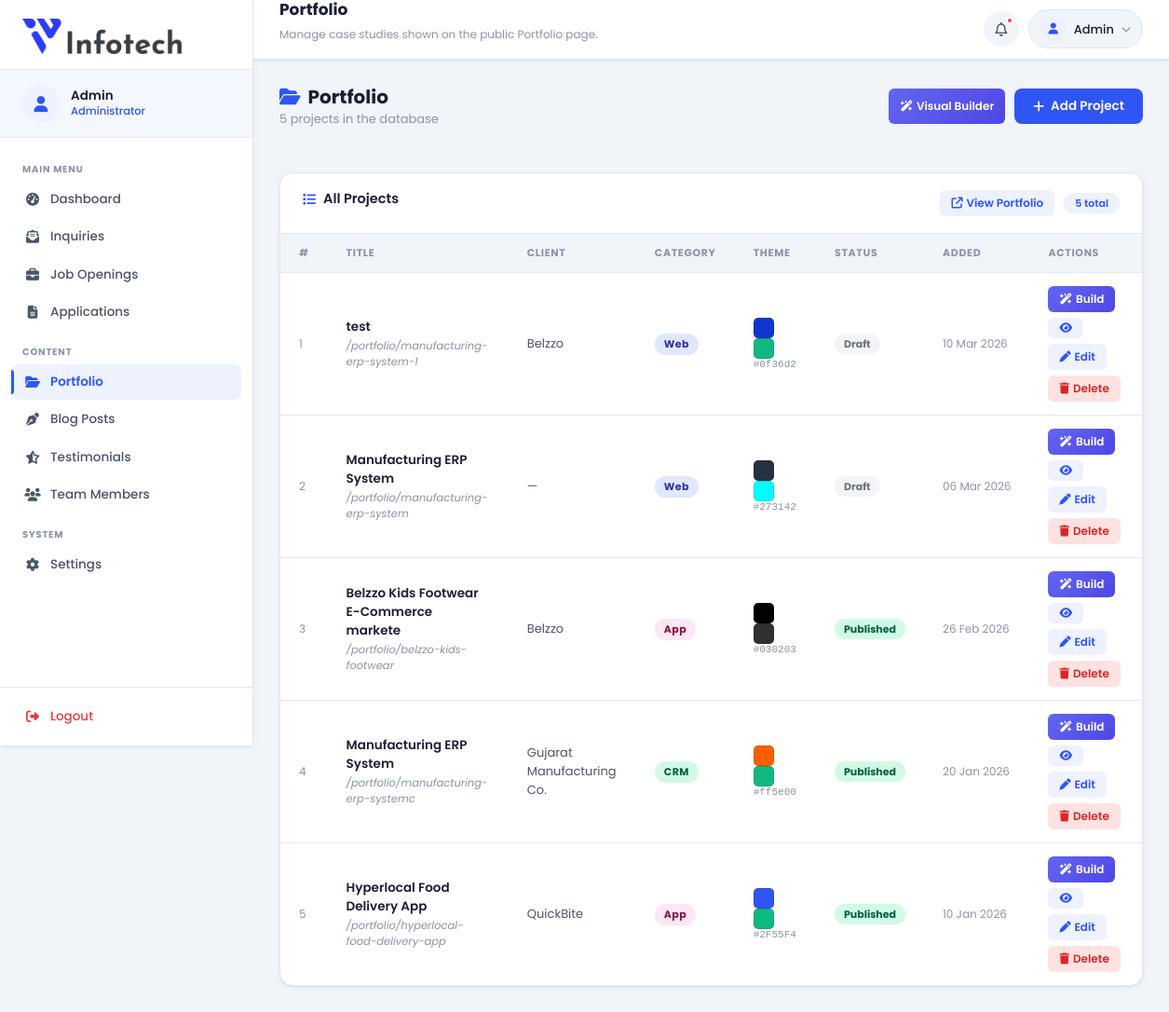
The app's page /admin/portfolio (signed in), older data.
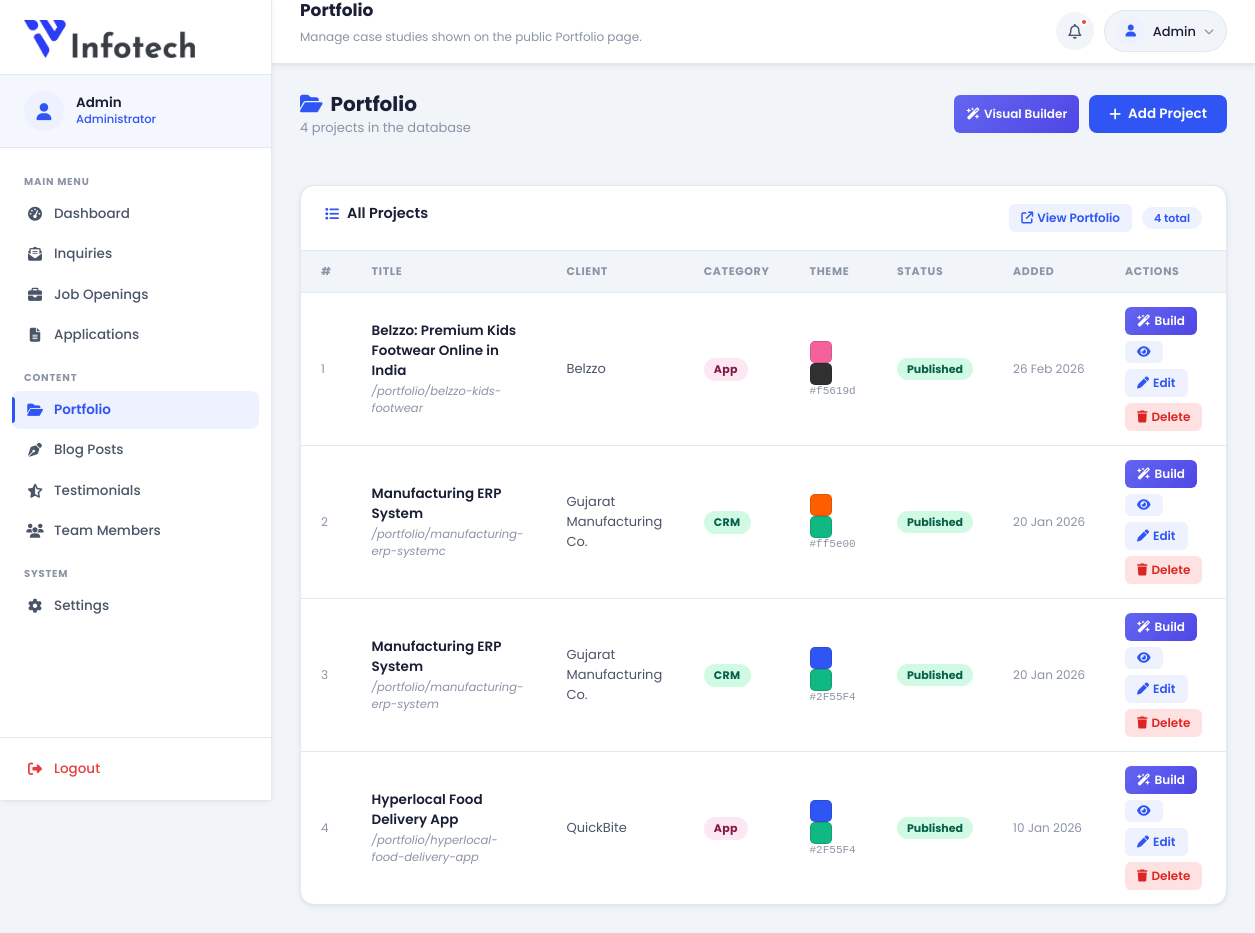
The same page, newer data.
### app.py (models this page shows, shortened)
class AdminUser(UserMixin, db.Model):
    __tablename__ = 'admin_users'
    id = db.Column(db.Integer, primary_key=True)
    username = db.Column(db.String(80), unique=True, nullable=False)
    password_hash = db.Column(db.String(256), nullable=False)

class Portfolio(db.Model):
    __tablename__ = 'portfolios'
    id              = db.Column(db.Integer, primary_key=True)
    title           = db.Column(db.String(255), nullable=False)
    slug            = db.Column(db.String(255), unique=True, nullable=False, index=True)
    category        = db.Column(db.String(60), nullable=False, default='Web')   # Web / CRM / App / AI
    client_name     = db.Column(db.String(120), nullable=True)
    theme_color     = db.Column(db.String(20), nullable=False, default='#2F55F4')  # kept for backward compat
    primary_color   = db.Column(db.String(20), nullable=False, server_default='#2F55F4')
    secondary_color = db.Column(db.String(20), nullable=False, server_default='#10B981')
    bg_color        = db.Column(db.String(20), nullable=False, server_default='#0f1117')
    is_published    = db.Column(db.Boolean, default=False, nullable=False)
    hero_outcome    = db.Column(db.String(255), nullable=True)   # "+40% discovery & -32% checkout drop-off"
    hero_description= db.Column(db.Text, nullable=True)
    hero_image_web  = db.Column(db.String(512), nullable=True)   # desktop mockup image URL
    hero_image_app  = db.Column(db.String(512), nullable=True)   # phone mockup image URL
    kpi_1_value     = db.Column(db.String(40), nullable=True)
    kpi_1_label     = db.Column(db.String(80), nullable=True)
    kpi_2_value     = db.Column(db.String(40), nullable=True)
    kpi_2_label     = db.Column(db.String(80), nullable=True)
    kpi_3_value     = db.Column(db.String(40), nullable=True)
    kpi_3_label     = db.Column(db.String(80), nullable=True)
    industry        = db.Column(db.String(120), nullable=True)
    market          = db.Column(db.String(120), nullable=True)
    goal            = db.Column(db.String(255), nullable=True)
    client_story_p1 = db.Column(db.Text, nullable=True)
    client_story_p2 = db.Column(db.Text, nullable=True)
    challenges      = db.Column(db.Text, nullable=True)  # JSON: [{tag,severity,title,desc,impact}]
    solution_steps  = db.Column(db.Text, nullable=True)  # JSON: [{tag,title,points:[]}]
    services        = db.Column(db.Text, nullable=True)  # JSON: [{num,icon_svg,title,desc,deliverables:[]}]
    results         = db.Column(db.Text, nullable=True)  # JSON: {cards:[{metric,label,insight}], rows:[{metric,before,after}]}
    features        = db.Column(db.Text, nullable=True)  # JSON: [{icon,title,desc,benefit}]
    testimonials    = db.Column(db.Text, nullable=True)  # JSON: [{quote,client_name,client_role,rating}]
    gallery         = db.Column(db.Text, nullable=True)  # JSON: [{type:"web"|"app",url,label,alt}]
    created_at      = db.Column(db.DateTime, default=datetime.utcnow)
    def get_categories(self):
        return [c.strip() for c in (self.category or 'Web').split(',') if c.strip()]

### app.py (the view)
@app.route('/admin/portfolio')
@login_required
def admin_portfolio():
    portfolios = Portfolio.query.order_by(Portfolio.created_at.desc()).all()
    return render_template('admin/portfolio.html', portfolios=portfolios)

### app.py (called while the page is built)
def get_site_settings():
    rows = SiteSettings.query.all()
    result = dict(_SETTINGS_DEFAULTS)
    for row in rows:
        result[row.key] = row.value or ''
    return result

@app.context_processor
def inject_site_settings():
    try:
        return {'site': get_site_settings()}
    except Exception:
        return {'site': dict(_SETTINGS_DEFAULTS)}

@login_manager.user_loader
def load_user(user_id):
    return db.session.get(AdminUser, int(user_id))

@app.context_processor
def inject_globals():
    return {'now': datetime.utcnow()}

### templates/admin/portfolio.html (shortened to what this page needs)
{% extends 'admin/base.html' %}
{% block topbar_title %}Portfolio{% endblock %}
{% block topbar_sub %}Manage case studies shown on the public Portfolio page.{% endblock %}
{% block content %}
    <div class="page-header-bar">
        <div>
            <h1><i class="fa-solid fa-folder-open" style="color:var(--primary-blue);margin-right:8px;"></i>Portfolio</h1>
            <p>{{ portfolios | length }} project{{ 's' if portfolios | length != 1 }} in the database</p>
        </div>
        <div style="display:flex;gap:10px;">
            <a href="{{ url_for('admin_portfolio_build') }}" class="btn-build">
                <i class="fa-solid fa-wand-magic-sparkles"></i> Visual Builder
            </a>
            <a href="{{ url_for('admin_portfolio_add') }}" class="btn-add">
                <i class="fa-solid fa-plus"></i> Add Project
            </a>
        </div>
    </div>
    <div class="panel">
        <div class="panel__header">
            <h2 class="panel__title"><i class="fa-solid fa-list"></i> All Projects</h2>
            <div style="display:flex;gap:10px;align-items:center;">
                <a href="{{ url_for('portfolio') }}" target="_blank" class="btn-edit">
                    <i class="fa-solid fa-arrow-up-right-from-square"></i> View Portfolio
                </a>
                <span class="panel__badge">{{ portfolios | length }} total</span>
            </div>
        </div>
        <div class="table-wrap">
            {% if portfolios %}
            <table class="data-table">
                <thead>
                    <tr>
                        <th>#</th>
                        <th>Title</th>
                        <th>Client</th>
                        <th>Category</th>
                        <th>Theme</th>
                        <th>Status</th>
                        <th>Added</th>
                        <th>Actions</th>
                    </tr>
                </thead>
                <tbody>
                {% for p in portfolios %}
                <tr>
                    <td style="color:var(--text-muted);font-size:12px;">{{ loop.index }}</td>
                    <td>
                        <div style="font-weight:600;font-size:13.5px;color:var(--text-dark);">{{ p.title }}</div>
                        <div style="font-size:11.5px;color:var(--text-muted);margin-top:2px;font-style:italic;">/portfolio/{{ p.slug }}</div>
                    </td>
                    <td style="font-size:13px;color:var(--text-mid);">{{ p.client_name or '—' }}</td>
                    <td>
                        {% for cat in p.get_categories() %}
                        <span class="cat-badge cat-{{ 'web' if cat == 'Web' else 'crm' if cat == 'CRM' else 'app' if cat == 'App' else 'ai' }}" style="margin-right:3px;">
                            {{ cat }}
                        </span>
                        {% endfor %}
                    </td>
                    <td>
                        <span class="color-swatch" style="background:{{ p.primary_color or p.theme_color }};"></span>
                        <span class="color-swatch" style="background:{{ p.secondary_color or '#10B981' }};"></span>
                        <span style="font-size:11px;color:var(--text-muted);font-family:monospace;">{{ p.primary_color or p.theme_color }}</span>
                    </td>
                    <td>
                        {% if p.is_published %}
                            <span style="background:#d1fae5;color:#065f46;font-size:11px;font-weight:700;padding:3px 10px;border-radius:20px;">Published</span>
                        {% else %}
                            <span style="background:#f3f4f6;color:#6b7280;font-size:11px;font-weight:700;padding:3px 10px;border-radius:20px;">Draft</span>
                        {% endif %}
                    </td>
                    <td style="font-size:12px;color:var(--text-muted);white-space:nowrap;">{{ p.created_at.strftime('%d %b %Y') }}</td>
                    <td>
                        <div style="display:flex;gap:6px;align-items:center;flex-wrap:wrap;">
                            <a href="{{ url_for('admin_portfolio_build', pid=p.id) }}" class="btn-build" title="Visual Builder">
                                <i class="fa-solid fa-wand-magic-sparkles"></i> Build
                            </a>
                            <a href="{{ url_for('portfolio_detail', slug=p.slug) }}" target="_blank" class="btn-edit" title="View live">
                                <i class="fa-solid fa-eye"></i>
                            </a>
                            <a href="{{ url_for('admin_portfolio_edit', pid=p.id) }}" class="btn-edit">
                                <i class="fa-solid fa-pen"></i> Edit
                            </a>
                            <button type="button" class="btn-delete"
                                    data-pid="{{ p.id }}" data-title="{{ p.title }}"
                                    onclick="confirmDelete(this)">
                                <i class="fa-solid fa-trash"></i> Delete
                            </button>
                        </div>
                    </td>
                </tr>
                {% endfor %}
                </tbody>
            </table>
            {% else %}
            <div class="empty-state">
                <i class="fa-solid fa-folder-open"></i>
                <p>No portfolio projects yet. <a href="{{ url_for('admin_portfolio_add') }}" style="color:var(--primary-blue);font-weight:600;">Add your first project →</a></p>
            </div>
            {% endif %}
        </div>
    </div>
{% endblock %}

### templates/admin/base.html (shortened to what this page needs)
﻿<!DOCTYPE html>
<html lang="en">
<head>
    <link rel="stylesheet" href="https://cdnjs.cloudflare.com/ajax/libs/font-awesome/6.5.1/css/all.min.css">
    <link href="https://cdn.jsdelivr.net/npm/bootstrap@5.3.3/dist/css/bootstrap.min.css" rel="stylesheet">
    <link rel="stylesheet" href="{{ url_for('static', filename='css/admin.css') }}">
</head>
<body class="admin-body">
    <aside class="sidebar" id="sidebar">
        <div class="sidebar__brand">
            <a href="/" target="_blank" class="sidebar__logo-link">
                <img src="{{ url_for('static', filename='images/logo.png') }}" alt="IV Infotech">
            </a>
        </div>
        <div class="sidebar__profile">
            <div class="sidebar__avatar">
                <i class="fa-solid fa-user"></i>
            </div>
            <div class="sidebar__profile-info">
                <span class="sidebar__profile-name">{{ current_user.username | capitalize }}</span>
                <span class="sidebar__profile-role">Administrator</span>
            </div>
        </div>
        <nav class="sidebar__nav">
            <span class="sidebar__section-label">Main Menu</span>
            <a href="{{ url_for('admin_dashboard') }}"
               class="sidebar__link {% if request.endpoint == 'admin_dashboard' %}sidebar__link--active{% endif %}">
                <i class="fa-solid fa-gauge-high"></i><span>Dashboard</span>
            </a>
            <a href="{{ url_for('admin_inquiries') }}"
               class="sidebar__link {% if request.endpoint == 'admin_inquiries' %}sidebar__link--active{% endif %}">
                <i class="fa-solid fa-envelope-open-text"></i><span>Inquiries</span>
            </a>
            <a href="{{ url_for('admin_jobs') }}"
               class="sidebar__link {% if request.endpoint == 'admin_jobs' %}sidebar__link--active{% endif %}">
                <i class="fa-solid fa-briefcase"></i><span>Job Openings</span>
            </a>
            <a href="{{ url_for('admin_applications') }}"
               class="sidebar__link {% if request.endpoint == 'admin_applications' %}sidebar__link--active{% endif %}">
                <i class="fa-solid fa-file-lines"></i><span>Applications</span>
            </a>
            <span class="sidebar__section-label">Content</span>
            <a href="{{ url_for('admin_portfolio') }}"
               class="sidebar__link {% if request.endpoint in ['admin_portfolio','admin_portfolio_add','admin_portfolio_edit','admin_portfolio_build'] %}sidebar__link--active{% endif %}">
                <i class="fa-solid fa-folder-open"></i><span>Portfolio</span>
            </a>
            <a href="{{ url_for('admin_blog') }}"
               class="sidebar__link {% if request.endpoint in ['admin_blog','admin_blog_add','admin_blog_edit'] %}sidebar__link--active{% endif %}">
                <i class="fa-solid fa-pen-nib"></i><span>Blog Posts</span>
            </a>
            <a href="{{ url_for('admin_testimonials') }}"
               class="sidebar__link {% if request.endpoint == 'admin_testimonials' %}sidebar__link--active{% endif %}">
                <i class="fa-solid fa-star-half-stroke"></i><span>Testimonials</span>
            </a>
            <a href="{{ url_for('admin_team') }}"
               class="sidebar__link {% if request.endpoint in ['admin_team','admin_team_add','admin_team_edit','admin_team_delete'] %}sidebar__link--active{% endif %}">
                <i class="fa-solid fa-users"></i><span>Team Members</span>
            </a>
            <span class="sidebar__section-label">System</span>
            <a href="{{ url_for('admin_settings') }}"
               class="sidebar__link {% if request.endpoint == 'admin_settings' %}sidebar__link--active{% endif %}">
                <i class="fa-solid fa-gear"></i><span>Settings</span>
            </a>
        </nav>
        <div class="sidebar__footer">
            <a href="{{ url_for('admin_logout') }}" class="sidebar__link sidebar__link--logout">
                <i class="fa-solid fa-right-from-bracket"></i><span>Logout</span>
            </a>
        </div>
    </aside>
    <div class="main-wrap">
        <header class="topbar">
            {% block topbar_greeting %}
            <div class="topbar__greeting">
                <h1 class="topbar__title">{% block topbar_title %}Admin Panel{% endblock %}</h1>
                <p class="topbar__sub">{% block topbar_sub %}{% endblock %}</p>
            </div>
            {% endblock %}
            <div class="topbar__actions">
                <button class="topbar__icon-btn" title="Notifications" aria-label="Notifications">
                    <i class="fa-regular fa-bell"></i>
                    <span class="topbar__notif-dot"></span>
                </button>
                <div class="topbar__profile-wrap">
                    <button class="topbar__profile-btn" id="profileDropBtn">
                        <div class="topbar__profile-avatar">
                            <i class="fa-solid fa-user"></i>
                        </div>
                        <span class="topbar__profile-name">{{ current_user.username | capitalize }}</span>
                        <i class="fa-solid fa-chevron-down"></i>
                    </button>
                </div>
            </div>
        </header>
        <main class="content">
            {% block content %}{% endblock %}
        </main>
    </div>
</body>
</html>

### templates/admin/portfolio.html (style rules this page uses)
.page-header-bar { display:flex; align-items:center; justify-content:space-between; flex-wrap:wrap; gap:12px; margin-bottom:24px; }
.page-header-bar h1 { font-size:20px; font-weight:700; color:var(--text-dark); margin:0; }
.page-header-bar p { font-size:13px; color:var(--text-muted); margin:2px 0 0; }
.btn-add { display:inline-flex; align-items:center; gap:7px; padding:9px 20px; background:var(--primary-blue); color:#fff; border-radius:var(--radius-sm); font-size:13.5px; font-weight:600; border:none; cursor:pointer; transition:background .2s; text-decoration:none; }
.btn-build { display:inline-flex; align-items:center; gap:4px; padding:5px 12px; background:linear-gradient(135deg,#6366f1,#4f46e5); color:#fff; border:none; border-radius:6px; font-size:12px; font-weight:600; cursor:pointer; transition:opacity .18s; text-decoration:none; }
.btn-edit { display:inline-flex; align-items:center; gap:4px; padding:5px 12px; background:var(--primary-light); color:var(--primary-blue); border:none; border-radius:6px; font-size:12px; font-weight:600; cursor:pointer; transition:background .18s; text-decoration:none; }
.btn-delete { display:inline-flex; align-items:center; gap:4px; padding:5px 12px; background:#fee2e2; color:#dc2626; border:none; border-radius:6px; font-size:12px; font-weight:600; cursor:pointer; transition:background .18s; }
.color-swatch { display:inline-block; width:22px; height:22px; border-radius:5px; border:1px solid rgba(0,0,0,.12); vertical-align:middle; margin-right:8px; }
.cat-badge { display:inline-block; padding:3px 10px; border-radius:20px; font-size:11px; font-weight:700; letter-spacing:.4px; }
.cat-crm { background:#d1fae5; color:#065f46; }
.cat-app { background:#fce7f3; color:#831843; }

Row changes from the older to the newer data that the page shows:
removed Portfolio: title "test", slug "manufacturing-erp-system-1", client_name "Belzzo", category "Web", primary_color "#0f36d2", is_published "Draft", created_at "10 Mar 2026"
changed Portfolio "Belzzo": title "Belzzo Kids Footwear E-Commerce markete" → "Belzzo: Premium Kids Footwear Online in India"; primary_color "#030203" → "#f5619d"
changed Portfolio "manufacturing-erp-system": client_name "—" → "Gujarat Manufacturing Co."; category "Web" → "CRM"; secondary_color "#00fdfd" → "#10B981" (drawn); primary_color "#273142" → "#2F55F4"; created_at "06 Mar 2026" → "20 Jan 2026"; is_published "Draft" → "Published"; moves down the list
Text that changed along with them:
{{ portfolios | length }}: "5" → "4"
